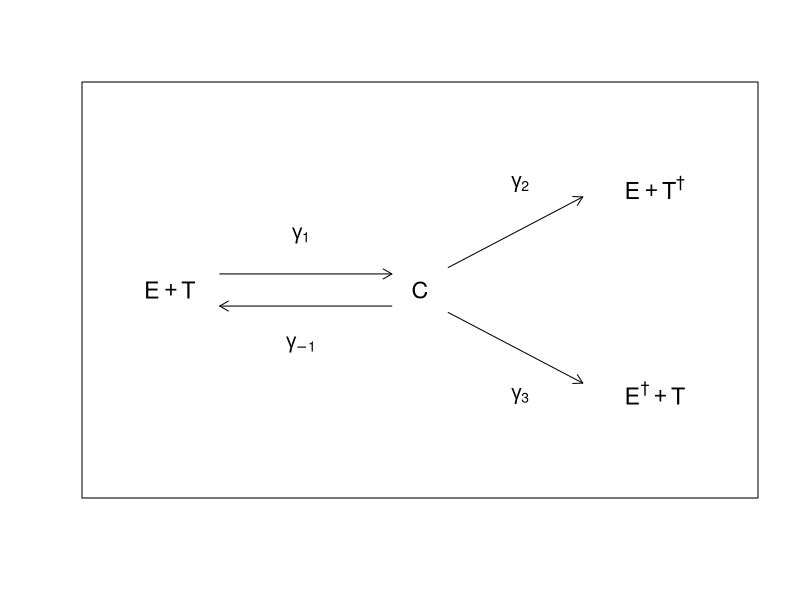

R code for this plot: (Note: this script raises an error after producing the figure.)
## ---- chunk 1
knitr::kable(
  data.frame(
    Parameter = c('$s$', '$p$', '$g$', '$m$', '$n$', '$d$', '$a$', '$b$'),
    Value = c('$1.3\\times10^4$', '$0.1245$', '$2.019\\times10^7$',
              '$3.422\\times10^{-10}$', '$1.101\\times10^{-7}$',
              '$0.0412$', '$0.18$', '$2.0\\times10^{-9}$')
  ),
  caption = 'Kuznetsov model parameter values',
  escape = FALSE,
  booktabs = TRUE
)
## ---- chunk 2
plot.new()
plot.window(xlim = c(0, 10), ylim = c(0, 6), asp = NA)
text(1, 3, expression(E+T), cex = 1.4)
text(5, 3, expression(C), cex = 1.4)
text(8.75, 4.6, expression(E+T^"\u2020"), cex = 1.4)
text(8.75, 1.4, expression(E^"\u2020"+T), cex = 1.4)
arrows(1.8, 3.25, 4.55, 3.25, length = 0.1)
arrows(4.55, 2.75, 1.8, 2.75, length = 0.1)
arrows(5.45, 3.35, 7.6, 4.45, length = 0.1)
arrows(5.45, 2.65, 7.6, 1.55, length = 0.1)
text(3.1, 3.85, expression(gamma[1]), cex = 1.2)
text(3.1, 2.15, expression(gamma[-1]), cex = 1.2)
text(6.6, 4.65, expression(gamma[2]), cex = 1.2)
text(6.6, 1.35, expression(gamma[3]), cex = 1.2)
box()
## ---- chunk 3
knitr::kable(
  data.frame(
    Parameter = c('$a$', '$a_T=a-\\zeta$', '$\\zeta$', '$d$', '$g$', '$\\theta$', '$\\kappa=1/b$', '$m$', '$p$', '$s$', '$\\phi$', '$T$', '$E$'),
    `Default value` = c('$1.636$', '----', '$0.4908$', '$0.3743$', '$20.19$', '---', '$500$', '$0.00311$', '$1.131$', '$0.1181$', '$0.00311$', '---', '---'),
    Definition = c('Basic (wild-type) tumor growth rate', 'Resistant population\'s growth rate', 'Growth-rate cost of resistance', 'Effector death rate', 'Saturation parameter', 'Effector kill-rate reduction (benefit of resistance)', 'Carrying capacity', 'Baseline (wild-type) inactivation rate', 'Baseline (wild-type) activation rate', 'Effector birth rate', 'Immune checkpoint inactivation weight', '$10^6$ immune-resistant tumor cells', '$10^6$ effectors')
  , check.names = FALSE),
  caption = '(ref:red-param-caption)',
  escape = FALSE,
  booktabs = TRUE
)
## ---- chunk 4

fontname <- "CMU Serif"
fonts <- systemfonts::system_fonts()
if (!any(fonts$family == fontname)) stop("CMU Serif not found. Install CMU fonts or change fontname.")
cat("Using font:", fontname, " -> ", systemfonts::match_font(fontname)$path, "\n")

# Parameters
c_par <- 0.4908
alpha2 <- 1.636
eta <- 20.19
kappa <- 500.0
delta <- 0.3743
rho <- 1.131
sigma <- 0.1181
mu <- 0.00311
alpha1 <- alpha2 - c_par

# T1-only nullcline
f_T1 <- function(T1, theta1) {
  (alpha1 / theta1) * (1 - T1 / kappa) *
    ((rho * T1) / (T1 + eta) - (mu * (2 - theta1)) * T1 - delta) + sigma
}

# Effector-population equilibrium on the T1-only branch
E_T1_only <- function(T1, theta1) (alpha1 / theta1) * (1 - T1 / kappa)

# Real parts of the Jacobian eigenvalues
J_T1_only <- function(T1, theta1) {
  E <- E_T1_only(T1, theta1)
  J <- matrix(c(
    -alpha1 * (T1 / kappa), -alpha1 * (T1 / kappa), -theta1 * T1,
    0, alpha2 * (1 - T1 / kappa) - E, 0,
    E * ((rho * eta) / (T1 + eta)^2 - mu * (2 - theta1)),
    E * ((rho * eta) / (T1 + eta)^2 - mu),
    -sigma / E
  ), nrow = 3, byrow = TRUE)
  Re(eigen(J, only.values = TRUE)$values)
}

# All roots on [a, b]: scan a fine grid for sign changes, refine with uniroot
# (stand-in for Roots.find_zeros)
find_zeros <- function(f, a, b, n = 5000) {
  x <- seq(a, b, length.out = n)
  y <- f(x)
  roots <- x[y == 0]
  idx <- which(head(y, -1) * tail(y, -1) < 0)
  for (i in idx) {
    roots <- c(roots, uniroot(f, c(x[i], x[i + 1]), tol = 1e-12)$root)
  }
  sort(roots)
}

# Bifurcation sweep over theta_1
theta1_range <- seq(1e-3, 1.0, length.out = 1000)
Tmin <- 1e-6
Tmax <- kappa - 1e-6

res <- do.call(rbind, lapply(theta1_range, function(th) {
  r <- find_zeros(function(T1) f_T1(T1, th), Tmin, Tmax)
  if (length(r) == 0) return(NULL)
  data.frame(
    theta1 = th,
    T1 = r,
    E1 = E_T1_only(r, th),
    stable = vapply(r, function(T1) all(J_T1_only(T1, th) < 0), logical(1))
  )
}))
res$stability <- factor(ifelse(res$stable, "Stable", "Unstable"),
                        levels = c("Stable", "Unstable"))
# Draw unstable points first so stable points sit on top (matches plotting order)
res <- res[order(res$stable), ]

cols <- c(Stable = "#14b835", Unstable = "#87ed9c" )

base_theme <- theme_bw(base_size = 35, base_family = fontname) +
  theme(
    panel.border = element_blank(),
    axis.line = element_line(colour = "black"),
    axis.text = element_text(colour = "black"),
    legend.position = "none",
    axis.title.x = element_blank(),
    plot.background = element_rect(fill = "white", colour = NA)
  )

p1 <- ggplot(res, aes(theta1, T1, colour = stability)) +
  geom_point(size = 3) +
  scale_colour_manual(values = cols) +
  scale_x_continuous(breaks = seq(0, 1, 0.25)) +
  scale_y_continuous(breaks = seq(0, 500, 100)) +
  coord_cartesian(xlim = c(-0.05, 1.05), ylim = c(-5, 505), expand = FALSE) +
  labs(y = "Tumor Cell Population") +
  base_theme

p2 <- ggplot(res, aes(theta1, E1, colour = stability)) +
  geom_point(size = 3) +
  scale_colour_manual(values = cols) +
  scale_x_continuous(breaks = seq(0, 1, 0.25)) +
  scale_y_continuous(position = "right") +
  coord_cartesian(xlim = c(-0.05, 1.05), ylim = c(-0.05, 4.05), expand = FALSE) +   # clip, don't drop, like Makie limits
  labs(y = "Effector Cell Population") +
  base_theme +
  theme(plot.margin = margin(5.5, 5.5, 5.5, 50))   # ~ colgap!(..., 50)

xlab <- wrap_elements(grid::textGrob(
  expression("Effector kill rate reduction, " * theta[1]),
  gp = grid::gpar(fontsize = 35, fontfamily = fontname)
))

fig <- (p1 | p2) / xlab + plot_layout(heights = c(1, 0.12))
fig
